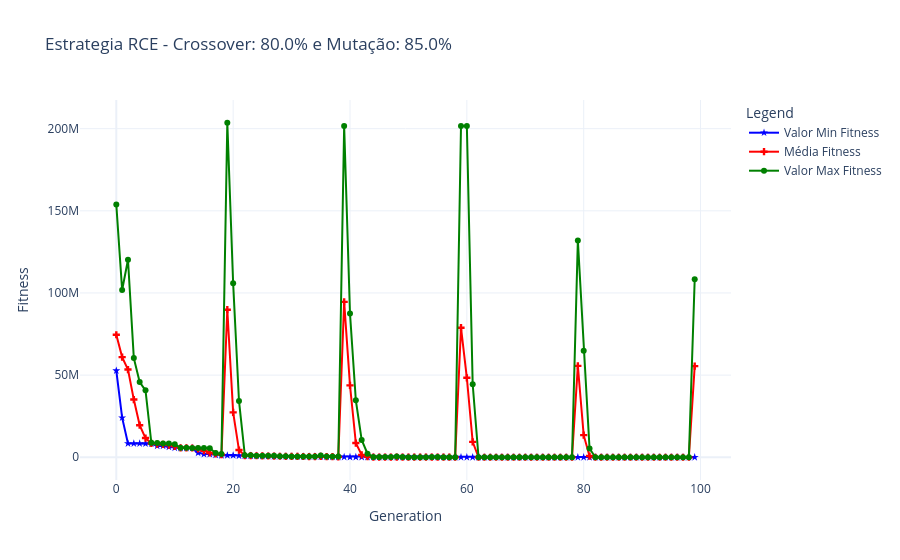
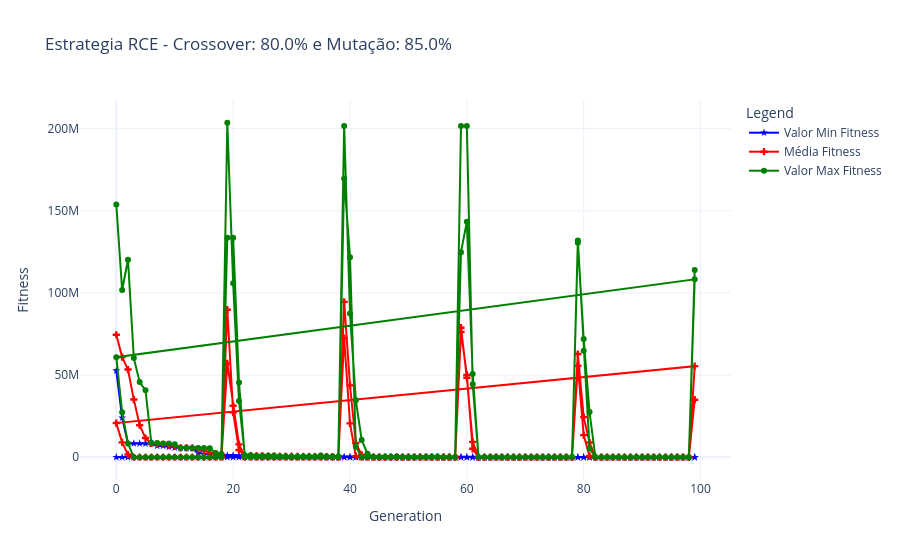
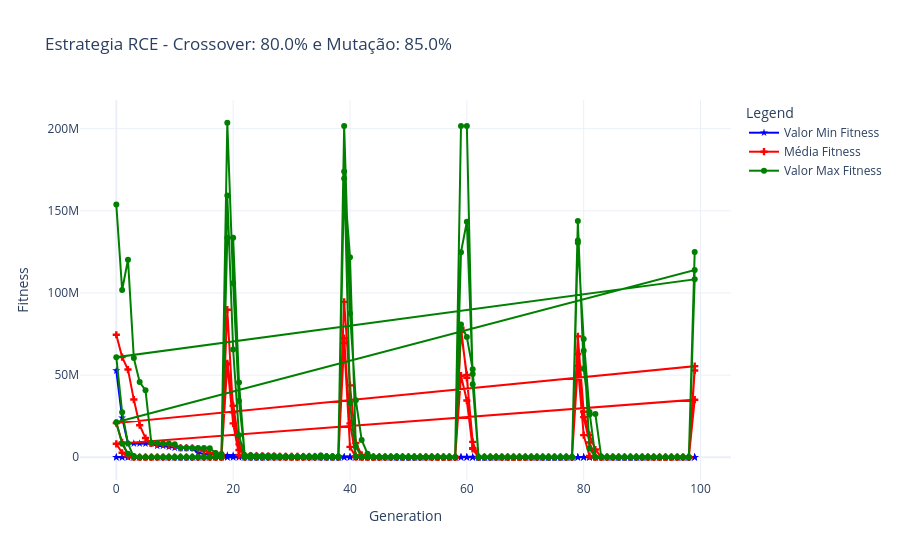
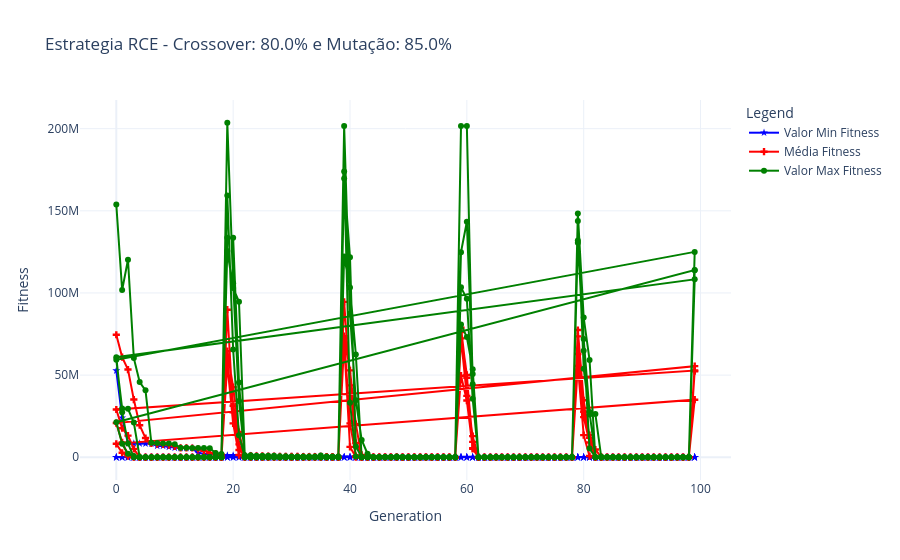

Here is the notebook cell these charts were saved with, in order:
### Code cell
import time

if __name__ == "__main__":

    test = {
        "key": True,
        "value": 5,
    }

    results_consolidados = []  # Initialize an empty list to store results
    execution_times = []  # Lista para armazenar os tempos de execução

    #! ainda seria possivel criar um pacote no pip e instanciar?
    setup = Setup(params, rosenbrock_benchmark)
    alg = AlgoritimoEvolutivoRCE(setup, DEBUG=False)
    dashboard = DashboardApp()

    if test["key"]:

        for i in range(test["value"]):
            print("\nExecução", i + 1)

            start_time = time.time()  # Inicia a contagem do tempo para cada execução

            # Loop principal do Algoritmo Evolutivo
            pop_with_repopulation, logbook_with_repopulation, best_variables = alg.run(RCE=True)
            print("\n\nEvolução concluída  - 100%")

            # Resultados
            x, y, z, fig = dashboard.visualize(logbook_with_repopulation, pop_with_repopulation, execution_num=i + 1)

            # Opcional
            print("\nTabela com todas as estatisticas durante as gerações")
            dashboard.statistics_per_generation_df(logbook_with_repopulation)

            end_time = time.time()  # Finaliza a contagem do tempo para cada execução
            execution_time = end_time - start_time
            execution_times.append(execution_time)  # Armazena o tempo de execução

            # Append results to the list
            results_consolidados.append({"execution": i + 1, "solution_variables": y, "best_fitness": z, "execution_time": execution_time})

    else:
        print("False! Rodando o framework uma unica vez!")
        start_time = time.time()  # Inicia a contagem do tempo para a execução única

        # Loop principal do Algoritmo Evolutivo
        pop_with_repopulation, logbook_with_repopulation, best_variables = alg.run(RCE=True)
        print("\n\nEvolução concluída  - 100%")

        # Resultados
        x, y, z, fig = dashboard.visualize(logbook_with_repopulation, pop_with_repopulation)

        end_time = time.time()  # Finaliza a contagem do tempo para a execução única
        execution_time = end_time - start_time

        # Append results to the list (for single execution)
        results_consolidados.append({"execution": 1, "solution_variables": y, "best_fitness": z, "execution_time": execution_time})

        print(f"Tempo de execução: {execution_time:.2f} segundos")

        # Calcula a média e o desvio padrão dos tempos de execução
    avg_execution_time = np.mean(execution_times)
    std_execution_time = np.std(execution_times)

    print(f"Tempo médio de execução: {avg_execution_time:.2f} segundos")
    print(f"Desvio padrão do tempo de execução: {std_execution_time:.2f} segundos")


    # Create the DataFrame
    results_consolidados_df = pd.DataFrame(results_consolidados)

    # Calculate mean, min, and max
   # mean_solution = results_consolidados_df["solution_variables"].apply(np.mean)
    min_solution = results_consolidados_df["solution_variables"].apply(np.min)
    #max_solution = results_consolidados_df["solution_variables"].apply(np.max)

    #print("\nMédia das Variáveis de Solução:", np.mean(mean_solution))
    print("\nMínimo das Variáveis de Solução:", np.min(min_solution))
    #print("\nMáximo das Variáveis de Solução:", np.max(max_solution))

    # novas colunas
    #results_consolidados_df["mean_solution_variables"] = mean_solution
    #results_consolidados_df["max_solution_variables"] = max_solution

    if avg_execution_time and std_execution_time:
        results_consolidados_df["avg_execution_time"] = avg_execution_time
        results_consolidados_df["std_execution_time"] = std_execution_time

    results_consolidados_df["min_solution_variables"] = min_solution
    results_consolidados_df["execution_time"] = results_consolidados_df["execution_time"].apply(lambda x: f"{x:.2f} segundos")


    # exportar para excel
    results_consolidados_df.to_excel("results_consolidados.xlsx", index=False)

     # Display or use the results
    print("\nResultados Consolidados:")
    display(results_consolidados_df)
    results_consolidados_df.sort_values(by="best_fitness", inplace=True)
    results_consolidados_df.describe()

### Figure 1 — Plotly figure (JSON) as saved in the notebook; plotly's stock layout.template omitted (floating-point values rounded to 4 significant figures)
{"data": [{"line": {"color": "blue"}, "marker": {"color": "blue", "symbol": "star"}, "mode": "lines+markers", "name": "Valor Min Fitness", "type": "scatter", "x": [0, 1, 2, 3, 4, 5, 6, 7, 8, 9, 10, 11, 12, 13, 14, 15, 16, 17, 18, 19, 20, 21, 22, 23, 24, 25, 26, 27, 28, 29, 30, 31, 32, 33, 34, 35, 36, 37, 38, 39, 40, 41, 42, 43, 44, 45, 46, 47, 48, 49, 50, 51, 52, 53, 54, 55, 56, 57, 58, 59, 60, 61, 62, 63, 64, 65, 66, 67, 68, 69, 70, 71, 72, 73, 74, 75, 76, 77, 78, 79, 80, 81, 82, 83, 84, 85, 86, 87, 88, 89, 90, 91, 92, 93, 94, 95, 96, 97, 98, 99], "y": [52702652, 24088207, 8373988, 8373988, 8373988, 8276488, 8276488, 6882859, 6882859, 6282427, 5792395, 5645382, 5645382, 5645382, 2656407, 1955875, 1955875, 1491756, 1147839, 1147839, 1147839, 901324, 901324, 888624, 888624, 632900, 625800, 577891, 514682, 514682, 476275, 445268, 432663, 432663, 430860, 428160, 258647, 258647, 148136, 148136, 130128, 130127, 130127, 130127, 123126, 123126, 59318, 58717, 57917, 57917, 57817, 57817, 57817, 57817, 57817, 57817, 56621, 8206, 8206, 8206, 202, 202, 103, 103, 103, 103, 102, 102, 102, 102, 102, 102, 102, 102, 102, 102, 102, 102, 102, 102, 102, 101, 101, 101, 101, 0, 0, 0, 0, 0, 0, 0, 0, 0, 0, 0, 0, 0, 0, 0]}, {"line": {"color": "red"}, "marker": {"color": "red", "symbol": "cross"}, "mode": "lines+markers", "name": "Média Fitness", "type": "scatter", "x": [0, 1, 2, 3, 4, 5, 6, 7, 8, 9, 10, 11, 12, 13, 14, 15, 16, 17, 18, 19, 20, 21, 22, 23, 24, 25, 26, 27, 28, 29, 30, 31, 32, 33, 34, 35, 36, 37, 38, 39, 40, 41, 42, 43, 44, 45, 46, 47, 48, 49, 50, 51, 52, 53, 54, 55, 56, 57, 58, 59, 60, 61, 62, 63, 64, 65, 66, 67, 68, 69, 70, 71, 72, 73, 74, 75, 76, 77, 78, 79, 80, 81, 82, 83, 84, 85, 86, 87, 88, 89, 90, 91, 92, 93, 94, 95, 96, 97, 98, 99], "y": [74550000.0, 60960000.0, 53390000.0, 35110000.0, 19520000.0, 11690000.0, 8387000.0, 8039000.0, 7857000.0, 7407000.0, 6637000.0, 5763000.0, 5714000.0, 5645382, 5019263, 3982000.0, 2587000.0, 1999000.0, 1598000.0, 89800000.0, 27300000.0, 4393000.0, 991800.0, 957600.0, 898784, 842600.0, 762442, 643800.0, 594700.0, 550400.0, 507000.0, 477755, 455100.0, 438400.0, 432500.0, 490900.0, 396238, 342673, 257000.0, 94600000.0, 43721208, 8640000.0, 1395000.0, 340500.0, 136100.0, 126000.0, 110465, 96360.0, 105100.0, 65770.0, 58190.0, 57830.0, 57817, 57820.0, 64310.0, 64310.0, 57580.0, 43535, 28660.0, 78850000.0, 48370000.0, 9376000.0, 482.4, 132.8, 113.1, 113, 102.9, 122.7, 852.7, 132.5, 132.2, 122.1, 102, 132.2, 132.2, 842.5, 102, 112.1, 102, 55640000.0, 13440000.0, 738700.0, 3802, 611.4, 201.1, 90.8, 150.5, 30.2, 1381.0, 240.4, 100.1, 20.1, 0, 0, 30.2, 20.1, 0, 0, 10, 55440000.0]}, {"line": {"color": "green"}, "marker": {"color": "green", "symbol": "circle"}, "mode": "lines+markers", "name": "Valor Max Fitness", "type": "scatter", "x": [0, 1, 2, 3, 4, 5, 6, 7, 8, 9, 10, 11, 12, 13, 14, 15, 16, 17, 18, 19, 20, 21, 22, 23, 24, 25, 26, 27, 28, 29, 30, 31, 32, 33, 34, 35, 36, 37, 38, 39, 40, 41, 42, 43, 44, 45, 46, 47, 48, 49, 50, 51, 52, 53, 54, 55, 56, 57, 58, 59, 60, 61, 62, 63, 64, 65, 66, 67, 68, 69, 70, 71, 72, 73, 74, 75, 76, 77, 78, 79, 80, 81, 82, 83, 84, 85, 86, 87, 88, 89, 90, 91, 92, 93, 94, 95, 96, 97, 98, 99], "y": [153769878, 101823923, 120182362, 60340122, 45780702, 40727527, 8798207, 8700707, 8373988, 8373988, 7984971, 5792395, 5792395, 5645382, 5645382, 5645382, 5503762, 2565396, 1955875, 203603803, 105930250, 34259706, 1147839, 1147839, 901324, 901324, 901324, 887523, 632900, 625800, 514682, 514682, 476275, 465070, 432663, 1021292, 432663, 430860, 415455, 201683381, 87462227, 34622755, 10530816, 2160648, 202928, 130127, 130127, 123126, 397451, 129827, 59318, 57917, 57817, 57818, 122727, 122726, 57817, 62618, 56721, 201691673, 201691673, 44403491, 1703, 202, 203, 203, 103, 303, 7306, 303, 303, 303, 102, 303, 303, 7306, 102, 202, 102, 132001901, 64871879, 5365240, 10302, 5102, 901, 201, 1102, 101, 6804, 1202, 1001, 201, 0, 0, 201, 201, 0, 0, 100, 108290521]}], "layout": {"legend": {"title": {"text": "Legend"}}, "title": {"text": "Estrategia RCE - Crossover: 80.0% e Mutação: 85.0% "}, "xaxis": {"title": {"text": "Generation"}}, "yaxis": {"title": {"text": "Fitness"}}}}

### Figure 2 — Plotly figure (JSON) as saved in the notebook; plotly's stock layout.template omitted (floating-point values rounded to 4 significant figures; data arrays with more than 128 entries replaced by an {"elided": "..."} marker saying what was removed)
{"data": [{"line": {"color": "blue"}, "marker": {"color": "blue", "symbol": "star"}, "mode": "lines+markers", "name": "Valor Min Fitness", "type": "scatter", "x": {"elided": "200 int values"}, "y": {"elided": "200 int values"}}, {"line": {"color": "red"}, "marker": {"color": "red", "symbol": "cross"}, "mode": "lines+markers", "name": "Média Fitness", "type": "scatter", "x": {"elided": "200 int values"}, "y": {"elided": "200 float values"}}, {"line": {"color": "green"}, "marker": {"color": "green", "symbol": "circle"}, "mode": "lines+markers", "name": "Valor Max Fitness", "type": "scatter", "x": {"elided": "200 int values"}, "y": {"elided": "200 int values"}}], "layout": {"legend": {"title": {"text": "Legend"}}, "title": {"text": "Estrategia RCE - Crossover: 80.0% e Mutação: 85.0% "}, "xaxis": {"title": {"text": "Generation"}}, "yaxis": {"title": {"text": "Fitness"}}}}

### Figure 3 — Plotly figure (JSON) as saved in the notebook; plotly's stock layout.template omitted (floating-point values rounded to 4 significant figures; data arrays with more than 128 entries replaced by an {"elided": "..."} marker saying what was removed)
{"data": [{"line": {"color": "blue"}, "marker": {"color": "blue", "symbol": "star"}, "mode": "lines+markers", "name": "Valor Min Fitness", "type": "scatter", "x": {"elided": "300 int values"}, "y": {"elided": "300 int values"}}, {"line": {"color": "red"}, "marker": {"color": "red", "symbol": "cross"}, "mode": "lines+markers", "name": "Média Fitness", "type": "scatter", "x": {"elided": "300 int values"}, "y": {"elided": "300 float values"}}, {"line": {"color": "green"}, "marker": {"color": "green", "symbol": "circle"}, "mode": "lines+markers", "name": "Valor Max Fitness", "type": "scatter", "x": {"elided": "300 int values"}, "y": {"elided": "300 int values"}}], "layout": {"legend": {"title": {"text": "Legend"}}, "title": {"text": "Estrategia RCE - Crossover: 80.0% e Mutação: 85.0% "}, "xaxis": {"title": {"text": "Generation"}}, "yaxis": {"title": {"text": "Fitness"}}}}

### Figure 4 — Plotly figure (JSON) as saved in the notebook; plotly's stock layout.template omitted (floating-point values rounded to 4 significant figures; data arrays with more than 128 entries replaced by an {"elided": "..."} marker saying what was removed)
{"data": [{"line": {"color": "blue"}, "marker": {"color": "blue", "symbol": "star"}, "mode": "lines+markers", "name": "Valor Min Fitness", "type": "scatter", "x": {"elided": "400 int values"}, "y": {"elided": "400 int values"}}, {"line": {"color": "red"}, "marker": {"color": "red", "symbol": "cross"}, "mode": "lines+markers", "name": "Média Fitness", "type": "scatter", "x": {"elided": "400 int values"}, "y": {"elided": "400 float values"}}, {"line": {"color": "green"}, "marker": {"color": "green", "symbol": "circle"}, "mode": "lines+markers", "name": "Valor Max Fitness", "type": "scatter", "x": {"elided": "400 int values"}, "y": {"elided": "400 int values"}}], "layout": {"legend": {"title": {"text": "Legend"}}, "title": {"text": "Estrategia RCE - Crossover: 80.0% e Mutação: 85.0% "}, "xaxis": {"title": {"text": "Generation"}}, "yaxis": {"title": {"text": "Fitness"}}}}
